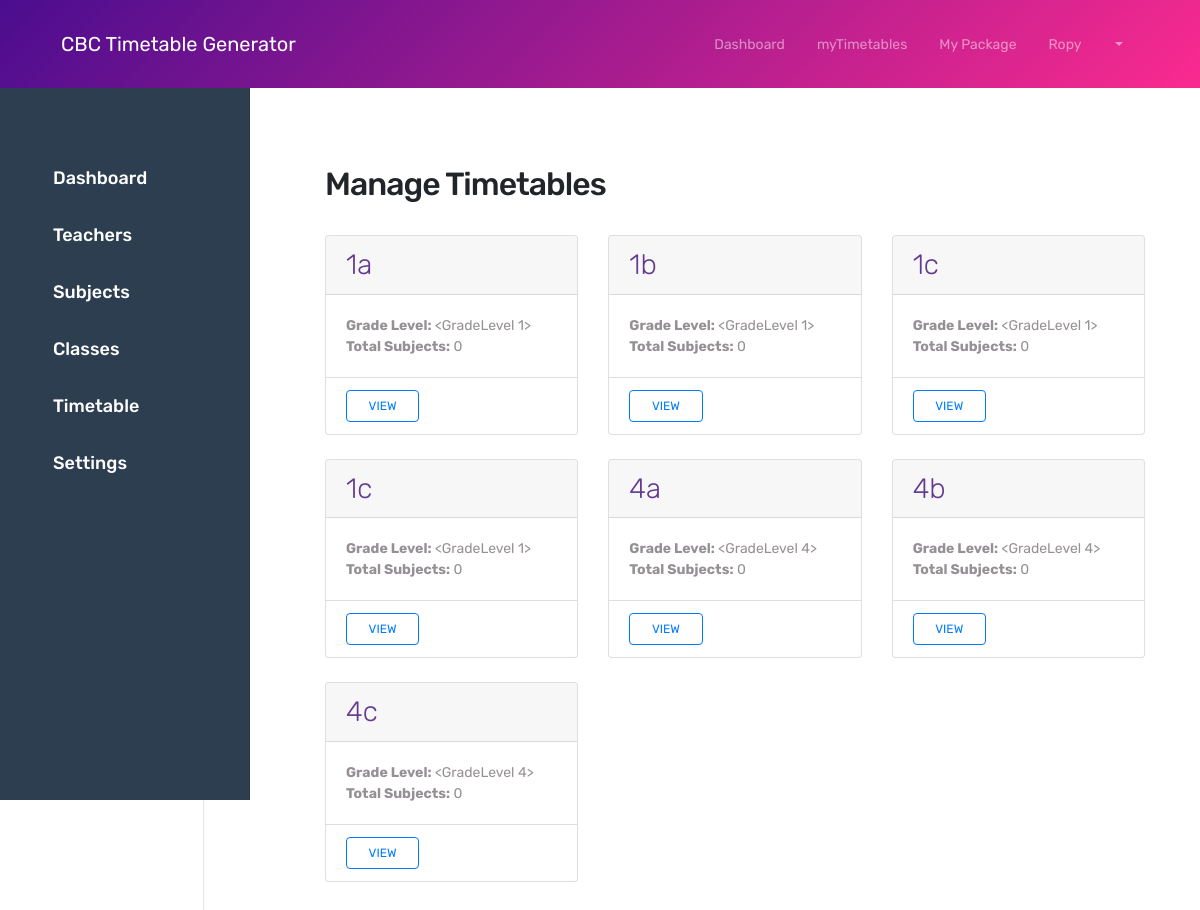
Page /admin/timetables (signed in) on the committed database.
### app/models/user.py (models this page shows, shortened)
class User(UserMixin, db.Model):
    id = db.Column(db.Integer, primary_key=True)
    username = db.Column(db.String(64), nullable=False)
    email = db.Column(db.String(120), unique=True, nullable=False)
    password_hash = db.Column(db.String(128))
    role = db.Column(db.String(20), default='teacher')
    school_id = db.Column(db.Integer, db.ForeignKey('school.id'), nullable=False)
    is_active = db.Column(db.Boolean, default=True)
    created_at = db.Column(db.DateTime, default=db.func.current_timestamp())
    updated_at = db.Column(db.DateTime, default=db.func.current_timestamp(),
                          onupdate=db.func.current_timestamp())
    @property
    def is_admin(self):
        return self.role == 'admin'

### app/models/timetable.py (models this page shows, shortened)
class ClassStream(db.Model):
    id = db.Column(db.Integer, primary_key=True)
    name = db.Column(db.String(20), nullable=False)
    grade_level_id = db.Column(db.Integer, db.ForeignKey('grade_level.id'), nullable=False)
    school_id = db.Column(db.Integer, db.ForeignKey('school.id'))
    timetable_entries = db.relationship('TimetableEntry', backref='class_stream', lazy=True)

### app/admin/routes.py (the view)
@bp.route('/timetables')
@login_required
@admin_required
def manage_timetables():
    classes = ClassStream.query.filter_by(school_id=current_user.school_id).all()
    subjects = Subject.query.filter_by(school_id=current_user.school_id).all()
    teachers = Teacher.query.filter_by(school_id=current_user.school_id).all()
    return render_template('admin/manage_timetables.html',
                         classes=classes,
                         subjects=subjects,
                         teachers=teachers)

### app/models/school.py (called while the page is built)
    def has_premium_subscription(self):
        return (self.subscription_type == 'premium' and
                self.subscription_end_date > datetime.utcnow())

### app/models/user.py (called while the page is built)
@login_manager.user_loader
def load_user(id):
    return User.query.get(int(id))

### app/utils/security.py (called while the page is built)
def admin_required(f):
    @wraps(f)
    def decorated_function(*args, **kwargs):
        if not current_user.is_authenticated or not current_user.is_admin:
            abort(403)
        return f(*args, **kwargs)
    return decorated_function

### app/templates/admin/manage_timetables.html (shortened to what this page needs)
{% extends "admin/base.html" %}
{% block admin_content %}
<div class="container-fluid">
    <div class="sidebar" style="width: 250px; background-color: #2C3E50; color: white; height: 100vh; padding-top: 20px; position: fixed; top: 0; left: 0; z-index: 1000;">
        <ul class="nav flex-column" style="list-style-type: none; padding-left: 0;">
            <li class="nav-item">
                <a href="{{ url_for('admin.dashboard') }}" class="nav-link text-white" style="padding: 15px; font-size: 18px;">
                     Dashboard
                </a>
            </li>
            <li class="nav-item">
                <a href="{{ url_for('admin.manage_teachers') }}" class="nav-link text-white" style="padding: 15px; font-size: 18px;">
                     Teachers
                </a>
            </li>
            <li class="nav-item">
                <a href="{{ url_for('admin.manage_subjects') }}" class="nav-link text-white" style="padding: 15px; font-size: 18px;">
                     Subjects
                </a>
            </li>
            <li class="nav-item">
                <a href="{{ url_for('admin.manage_classes') }}" class="nav-link text-white" style="padding: 15px; font-size: 18px;">
                     Classes
                </a>
            </li>
            <li class="nav-item">
                <a href="{{ url_for('admin.manage_timetables') }}" class="nav-link text-white" style="padding: 15px; font-size: 18px;">
                     Timetable
                </a>
            </li>
            <li class="nav-item">
                <a href="{{ url_for('admin.settings') }}" class="nav-link text-white" style="padding: 15px; font-size: 18px;">
                     Settings
                </a>
            </li>
        </ul>
    </div>
    <div class="main-content" style="margin-left: 250px; padding: 20px;">
    <div class="d-flex justify-content-between align-items-center mb-4">
        <h1 class="h2">Manage Timetables</h1>
    </div>
    <div class="row">
        {% for class in classes %}
        <div class="col-md-6 col-lg-4 mb-4">
            <div class="card h-100">
                <div class="card-header">
                    <h5 class="card-title mb-0">{{ class.name }}</h5>
                </div>
                <div class="card-body">
                    <p class="card-text">
                        <strong>Grade Level:</strong> {{ class.grade_level }}<br>
                        <strong>Total Subjects:</strong> {{ class.timetable_entries|length }}
                    </p>
                </div>
                <div class="card-footer bg-transparent">
                    <div class="d-flex gap-2">
                        <a href="{{ url_for('admin.view_timetable', class_id=class.id) }}"
                           class="btn btn-outline-primary flex-grow-1">
                             View
                        </a>
                    </div>
                </div>
            </div>
        </div>
        {% endfor %}
    </div>
</div>
</div>
{% endblock %}

### app/templates/base.html (shortened to what this page needs)
<!DOCTYPE html>
<html lang="en">
<head>
    <link rel="stylesheet" href="{{ url_for('static', filename='css/bootstrap.min.css') }}">
    <link rel="stylesheet" href="{{ url_for('static', filename='css/themify-icons.css') }}">
    <link rel="stylesheet" href="{{ url_for('static', filename='css/owl.carousel.min.css') }}">
    <link href="{{ url_for('static', filename='css/style.css') }}" rel="stylesheet">
    <link href="{{ url_for('static', filename='dashboard.css') }}" rel="stylesheet">
    <link href="{{ url_for('static', filename='css2/style.css') }}" rel="stylesheet">
</head>
<body>
    <div class="nav-menu fixed-top">
        <div class="container">
            <div class="row">
                <div class="col-md-12">
                    <nav class="navbar navbar-dark navbar-expand-lg">
                        <a class="navbar-brand" href="{{ url_for('main.index') }}"> CBC Timetable Generator</a>
                        <div class="collapse navbar-collapse" id="navbar">
                            <ul class="navbar-nav ml-auto">
                                {% if current_user.is_authenticated %}
                                <li class="nav-item">
                                    <a class="nav-link" href="{{ url_for('admin.dashboard') }}">Dashboard</a>
                                </li>
                                {% endif %}
                            </ul>
                            <ul class="navbar-nav">
                                {% if current_user.is_authenticated %}
                                <li class="nav-item">
                                    <a class="nav-link" href="{{  url_for('admin.new_timetable')  }}">myTimetables</a>
                                </li>
                                <li class="nav-item">
                                    <a class="nav-link" href="{{ url_for('admin.dashboard') }}">My Package</a>
                                </li>
                                <li class="nav-item dropdown">
                                    <a class="nav-link dropdown-toggle" href="#" id="navbarDropdown" role="button"
                                        data-bs-toggle="dropdown">
                                        {{ current_user.username }}
                                    </a>
                                </li>
                                {% endif %}
                            </ul>
                        </div>
                    </nav>
                </div>
            </div>
        </div>
    </div>
    <div class="content" style="padding-top: 100px;">
        {% block content %}{% endblock %}
    </div>
</body>
</html>

### app/static/css/style.css (style rules this page uses)
body { font-family: 'Rubik', sans-serif; position: relative; }
a { color: #e38cb7; }
h1 { font-size: 60px; font-weight: 300; letter-spacing: -1px; margin-bottom: 1.5rem; }
h5 { font-size: 28px; font-weight: 300; color: #633991; margin-bottom: 0.7rem; }
p { color: #959094; }
.btn { font-size: 12px; font-weight: 400; text-transform: uppercase; padding: 0.375rem 1.35rem; transition: all 0.3s ease; }
.nav-menu { padding: 1rem 0; transition: all 0.3s ease; background-color: rgb(74, 13, 143); background: -moz-linear-gradient(135deg, rgb(74, 13, 143) 0%, rgb(250, 42, 143) 100%); background: -webkit-linear-gradient(135deg, rgb(74, 13, 143) 0%, rgb(250, 42, 143) 100%); background: linear-gradient(135deg, rgb(74, 13, 143) 0%, rgb(250, 42, 143) 100%); }
.navbar-nav .nav-link { position: relative; }
@media (min-width: 992px) { .navbar-expand-lg .navbar-nav .nav-link { padding-right: 1rem; padding-left: 1rem; font-size: 14px; } }
.card-text { font-size: 14px; }
.sidebar { position: fixed; top: 20; left: 0; z-index: 1000; }
.nav { margin-top:130px }
.nav-link { display: flex; align-items: center; gap: 30px; }
.main-content { margin-left: 20px; padding: 20px; }

### app/static/dashboard.css (style rules this page uses)
.sidebar { position: fixed; top: 0; bottom: 0; left: 0; z-index: 100; padding: 48px 0 0; box-shadow: inset -1px 0 0 rgba(0, 0, 0, .1); }
.sidebar .nav-link { font-weight: 500; color: #333; padding: 0.5rem 1rem; }

### rows in the picture
User: username "Ropy"
ClassStream: name "1a", grade_level "<GradeLevel 1>", timetable_entries|length "0"
ClassStream: name "1b", grade_level "<GradeLevel 1>", timetable_entries|length "0"
ClassStream: name "1c", grade_level "<GradeLevel 1>", timetable_entries|length "0"
ClassStream: name "1c", grade_level "<GradeLevel 1>", timetable_entries|length "0"
ClassStream: name "4a", grade_level "<GradeLevel 4>", timetable_entries|length "0"
ClassStream: name "4b", grade_level "<GradeLevel 4>", timetable_entries|length "0"
ClassStream: name "4c", grade_level "<GradeLevel 4>", timetable_entries|length "0"
